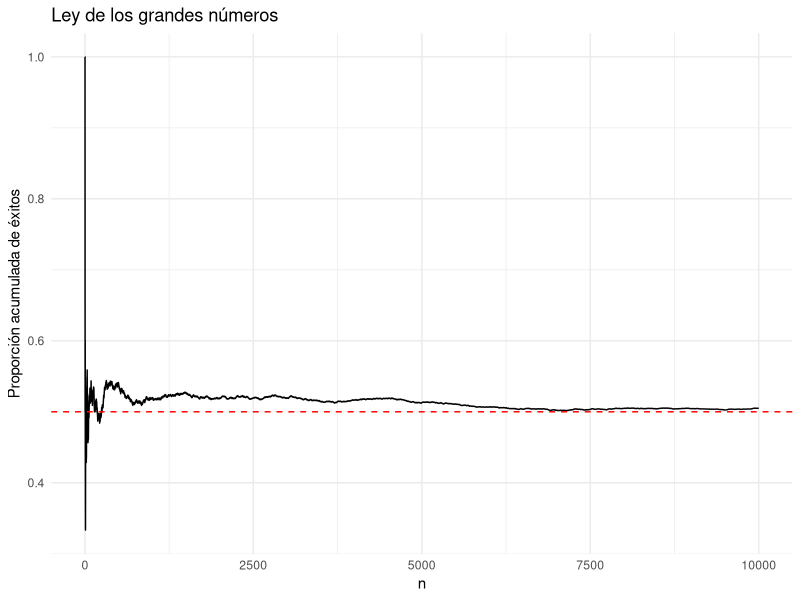
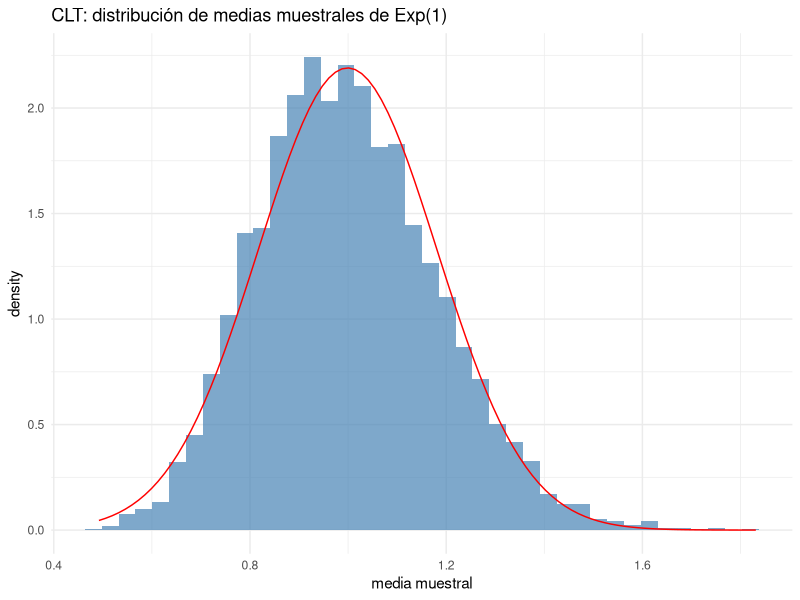
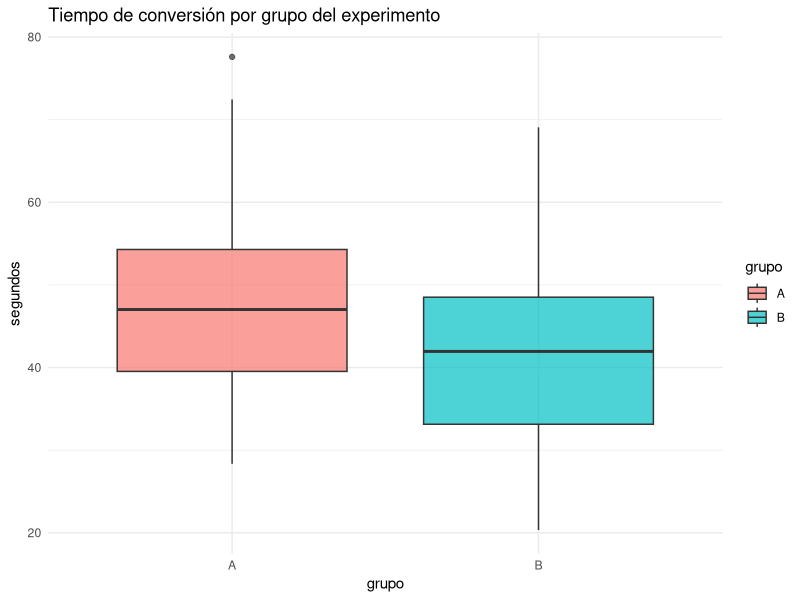

Source code (R) for these figures, in order:
# =============================================================================
# Sesión 6 — Día 3 · tarde — Cómputo estadístico y simulación
# Curso de nivelación en R — CIMAT Aguascalientes
# =============================================================================
#
# Objetivo de la sesión (2h):
#   Usar la familia d/p/q/r para trabajar con distribuciones, fijar semillas
#   para reproducibilidad, simular experimentos con Monte Carlo, generar
#   datasets ficticios (fechas, categorías, IDs), resumir datos con las
#   herramientas de estadística descriptiva de R (quantile, IQR, cor, cov,
#   skimr::skim()), y dar el primer paso hacia inferencia con t.test().

library(tidyverse)
library(skimr)      # resúmenes descriptivos rápidos de un data frame completo

# Función de la sesión anterior, la reutilizamos aquí:
error_estandar <- function(x, na.rm = TRUE) {
  n <- if (na.rm) sum(!is.na(x)) else length(x)
  sd(x, na.rm = na.rm) / sqrt(n)
}

# -----------------------------------------------------------------------------
# 1. Distribuciones en R: la familia d/p/q/r
# -----------------------------------------------------------------------------
# Para cada distribución (norm, binom, pois, unif, t, chisq, exp, ...) hay
# cuatro funciones:
#   d<dist>()  densidad / masa de probabilidad         dnorm(0)
#   p<dist>()  función de distribución acumulada (CDF)  pnorm(1.96)
#   q<dist>()  cuantil (inversa de la CDF)               qnorm(0.975)
#   r<dist>()  generación de números aleatorios          rnorm(10)

dnorm(0, mean = 0, sd = 1)          # altura de la densidad normal en 0
pnorm(1.96)                          # P(Z <= 1.96) ≈ 0.975
qnorm(0.975)                         # cuantil 97.5% ≈ 1.96
rnorm(5, mean = 100, sd = 15)        # 5 valores aleatorios N(100, 15^2)

# Mismo patrón para binomial, Poisson, etc.
dbinom(3, size = 10, prob = 0.5)     # P(X = 3) con X ~ Binomial(10, 0.5)
ppois(5, lambda = 3)                 # P(X <= 5) con X ~ Poisson(3)

# -----------------------------------------------------------------------------
# 2. Números aleatorios y reproducibilidad
# -----------------------------------------------------------------------------

set.seed(2026)      # fija la semilla: reproducibilidad total de lo aleatorio
rnorm(3)
set.seed(2026)
rnorm(3)             # idéntico al anterior

# -----------------------------------------------------------------------------
# 3. Simulación Monte Carlo
# -----------------------------------------------------------------------------

# Ejemplo 1: Ley de los grandes números
set.seed(1)
lanzamientos <- sample(c(0, 1), size = 10000, replace = TRUE, prob = c(0.5, 0.5))
medias_acumuladas <- cumsum(lanzamientos) / seq_along(lanzamientos)

tibble(n = seq_along(medias_acumuladas), media = medias_acumuladas) %>%
  ggplot(aes(n, media)) +
  geom_line() +
  geom_hline(yintercept = 0.5, color = "red", linetype = "dashed") +
  labs(title = "Ley de los grandes números", x = "n", y = "Proporción acumulada de éxitos") +
  theme_minimal()

# Ejemplo 2: TLC -- muestras de una exponencial (asimétrica), medias se vuelven normales.
set.seed(1)
n_muestra <- 30
n_repeticiones <- 5000

medias <- replicate(n_repeticiones, mean(rexp(n_muestra, rate = 1)))

tibble(medias) %>%
  ggplot(aes(medias)) +
  geom_histogram(aes(y = after_stat(density)), bins = 40, fill = "steelblue", alpha = 0.7) +
  stat_function(fun = dnorm, args = list(mean = mean(medias), sd = sd(medias)), color = "red") +
  labs(title = "CLT: distribución de medias muestrales de Exp(1)", x = "media muestral") +
  theme_minimal()

# -----------------------------------------------------------------------------
# 4. Generar datos ficticios para practicar
# -----------------------------------------------------------------------------
# Dataset ficticio combinando sample(), fechas y las funciones r<dist>() ya vistas.

set.seed(42)
n <- 200

datos_ficticios <- tibble(
  id        = sprintf("ID%03d", 1:n),                                    # identificador secuencial
  fecha     = sample(seq(as.Date("2024-01-01"), as.Date("2024-12-31"),
                          by = "day"), n, replace = TRUE),                # fechas aleatorias en un rango
  categoria = sample(c("A", "B", "C"), n, replace = TRUE,
                      prob = c(0.5, 0.3, 0.2)),                          # categorías con probabilidades distintas
  cliente   = sample(c("Ana", "Luis", "Marta", "Iván", "Sofía"), n,
                      replace = TRUE),                                   # nombres ficticios (con repetición)
  monto     = round(rgamma(n, shape = 2, rate = 0.1), 2)                 # numérica asimétrica (p.ej. montos de compra)
)

datos_ficticios
table(datos_ficticios$categoria)          # verifica que las proporciones cuadran aprox.

# -----------------------------------------------------------------------------
# 5. Estadística descriptiva: resumen numérico
# -----------------------------------------------------------------------------
# Más allá de mean()/sd(), estas son las funciones que vas a usar todo el
# tiempo para resumir una variable numérica.

x <- mtcars$mpg

summary(x)                            # resumen de 6 números: min, Q1, mediana, media, Q3, max
quantile(x)                           # cuartiles (0%, 25%, 50%, 75%, 100%)
quantile(x, probs = c(0.1, 0.9))      # cuantiles arbitrarios
IQR(x)                                # rango intercuartílico: Q3 - Q1 (dispersión robusta)

# cor()/cov(): relación ENTRE dos variables numéricas
cor(mtcars$mpg, mtcars$hp)     # correlación de Pearson, entre -1 y 1
cov(mtcars$mpg, mtcars$hp)     # covarianza (misma idea, sin normalizar a [-1, 1])

# cor() sobre varias columnas a la vez da la matriz de correlaciones
cor(mtcars[, c("mpg", "hp", "wt")])

# skimr::skim() automatiza todo lo anterior: punto de partida típico al explorar un dataset.
skim(mtcars[, c("mpg", "hp", "wt")])

# -----------------------------------------------------------------------------
# 6. Introducción a la inferencia: t.test()
# -----------------------------------------------------------------------------
# t.test() hace una prueba t y, de paso, regresa el intervalo de confianza
# para la media: ya no hace falta calcularlo a mano con error_estandar().

set.seed(2026)
muestra <- rnorm(30, mean = 100, sd = 15)

prueba <- t.test(muestra, mu = 95)   # H0: la media poblacional es 95
prueba
prueba$p.value          # valor p
prueba$conf.int         # intervalo de confianza (95% por default)

# Comparar dos grupos (dos muestras independientes):
grupo1 <- rnorm(20, mean = 50, sd = 5)
grupo2 <- rnorm(20, mean = 53, sd = 5)

t.test(grupo1, grupo2, var.equal = TRUE)    # asumiendo varianzas iguales
t.test(grupo1, grupo2, var.equal = FALSE)   # prueba de Welch (varianzas distintas; es el default)

# =============================================================================
# EJERCICIOS
# =============================================================================

# 1. Usando qnorm(), encuentra el valor crítico de una normal estándar para
#    un intervalo de confianza del 90%.

# 2. Simula 10,000 lanzamientos de un dado justo (sample(1:6, ...)) y
#    verifica con una tabla (table()/prop.table()) que cada cara aparece
#    aproximadamente 1/6 de las veces.

# 3. Escribe una función `intervalo_confianza_media(x, conf = 0.95)` que
#    reciba un vector y regrese el intervalo de confianza para la media
#    usando la aproximación normal: media +/- z * error_estandar(x).

# 4. (Reto) Repite la simulación del CLT del ejemplo 2 pero partiendo de una
#    distribución uniforme (runif) y de una binomial con p = 0.05
#    (muy asimétrica). ¿Con qué tamaño de muestra n empieza a verse
#    razonablemente normal en cada caso?

# 5. Genera tu propio dataset ficticio con al menos 4 columnas (incluyendo una
#    fecha y una variable categórica) y n = 150 filas. Usa table()/
#    prop.table() para verificar que las categorías respetan aproximadamente
#    las probabilidades que definiste en el prob de sample().

# 6. Usando mtcars$wt, calcula el resumen de 5 números (quantile()), el IQR,
#    y determina si hay valores atípicos con la regla Q1 - 1.5*IQR /
#    Q3 + 1.5*IQR. ¿Cuál es la correlación entre wt y mpg? ¿Tiene sentido
#    el signo?

# 7. Simula dos muestras normales con medias distintas (rnorm) y usa t.test()
#    para probar si la diferencia de medias es significativa. Repite con
#    medias iguales: ¿cambia el valor p como esperabas?

# =============================================================================
# EJEMPLO: simular y analizar un experimento A/B
# =============================================================================
# Combina simulación, estadística descriptiva y t.test en un solo flujo: el
# tipo de análisis que harías con datos reales de un experimento.

set.seed(7)
n_por_grupo <- 40

# Simulamos un experimento: el grupo B (una versión nueva de una página web)
# tiene un tiempo de conversión ligeramente menor (mejor) que el grupo A.
tiempo_A <- rnorm(n_por_grupo, mean = 45, sd = 12)   # segundos, versión actual
tiempo_B <- rnorm(n_por_grupo, mean = 40, sd = 12)   # segundos, versión nueva

experimento <- tibble(
  grupo = rep(c("A", "B"), each = n_por_grupo),
  tiempo = c(tiempo_A, tiempo_B)
)

# Resumen descriptivo por grupo
experimento %>%
  group_by(grupo) %>%
  summarize(n = n(), media = mean(tiempo), mediana = median(tiempo),
            sd = sd(tiempo), IQR = IQR(tiempo))

# Visualizar antes de probar formalmente -- siempre vale la pena
ggplot(experimento, aes(x = grupo, y = tiempo, fill = grupo)) +
  geom_boxplot(alpha = 0.7) +
  labs(title = "Tiempo de conversión por grupo del experimento", y = "segundos") +
  theme_minimal()

# t.test() también acepta notación de fórmula (variable ~ grupo):
t.test(tiempo ~ grupo, data = experimento)

# 8. Simula dos muestras normales `grupo_control` y `grupo_tratamiento`
#    (n = 30 cada una) con una diferencia de medias pequeña (p.ej. 50 vs.
#    52) y usa t.test() para ver si la diferencia es significativa. Repite
#    con una diferencia más grande (50 vs. 60): ¿cambia el valor p como
#    esperabas?

# 9. (Reto) Usando tus muestras simuladas del ejercicio 8, repite la
#    simulación 500 veces (con replicate()) y calcula en qué proporción de
#    las repeticiones el t.test() detecta una diferencia significativa
#    (p < 0.05) -- esto es, informalmente, el "poder" de la prueba.
